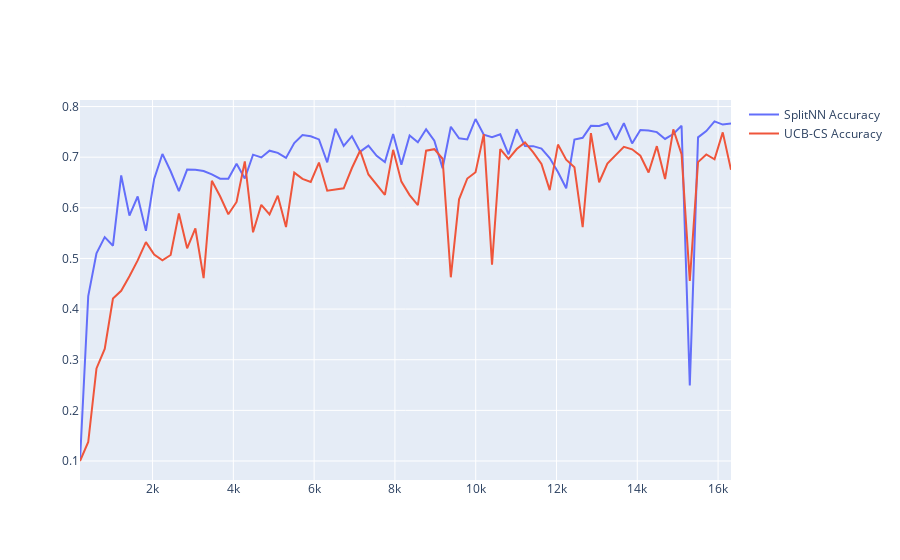

Source (notebook cell):
### Code cell
fig = go.Figure(
    data=[
        go.Scatter(x=df['Steps'], y=df['SplitNN Accuracy'], name="SplitNN Accuracy"),
        go.Scatter(x=df['Steps'], y=df['Interrupted Accuracy'], name="UCB-CS Accuracy"),
    ]
)
# fig.add_trace(
#     px.line(df, x="Steps", y="SplitNN Accuracy").data[0]
# )
fig.show()
